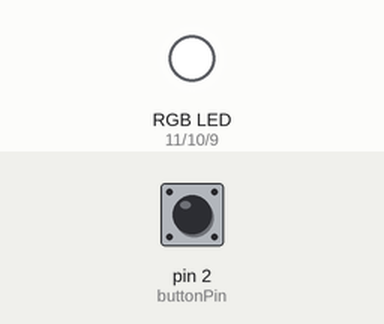
Recording of a sketch running on a simulated Arduino Uno, built with avr-gcc and run on an emulated ATmega328P. Shown: an RGB LED mixed from three pins (HIGH = lit). The inputs (shaded band) are chosen by the test bench; at power-on: pin 2 (buttonPin) LOW.

Above: at 1.2 s.
1.3 s: pin 2 (buttonPin) pulled HIGH for 0.15 s
At 2.4 s:
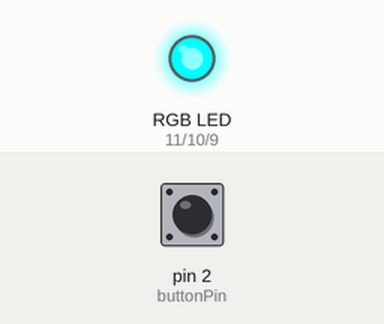
2.9 s: pin 2 (buttonPin) pulled HIGH for 1 s
At 3.6 s:
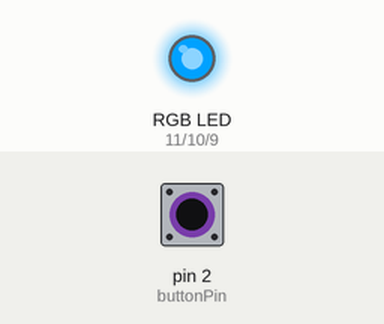
5.4 s: pin 2 (buttonPin) pulled HIGH for 0.15 s
At 6.6 s:
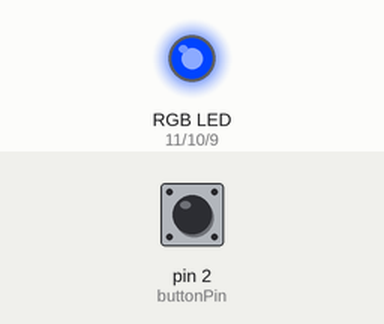
7.0 s: pin 2 (buttonPin) pulled HIGH for 3.2 s
At 8.0 s:
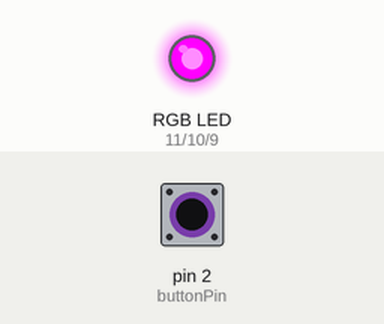
11.7 s: pin 2 (buttonPin) pulled HIGH for 0.15 s
At 12.7 s:
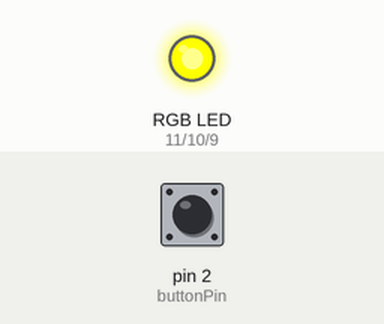
13.3 s: pin 2 (buttonPin) pulled HIGH for 1 s
At 14.0 s:
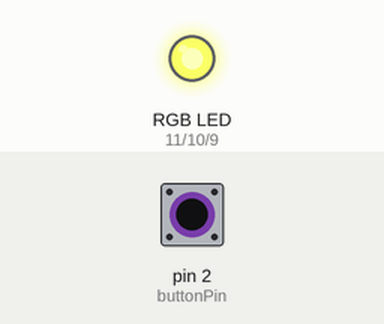
Timing chart, 0 to 16.3 s (numbered marks = the images above; inputs shaded):
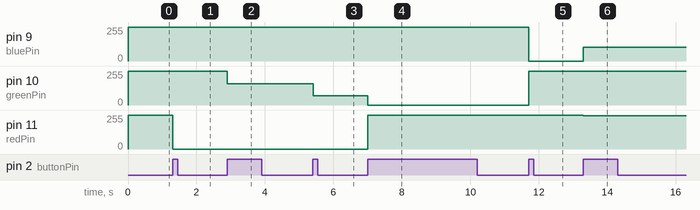

The sketch:

RGB_LED_rainbow.ino
```cpp
int redPin = 11;        //빨간색 핀. 아두이노 보드 11번 핀에 연결
int greenPin = 10;      //초록색 핀. 아두이노 보드 10번 핀에 연결
int bluePin = 9;        //파란색 핀. 아두이노 보드 9번 핀에 연결
int buttonPin = 2;      //푸시 버튼. 아두이노 보드 2번 핀에 연결

boolean currentButton = LOW;  //현재 버튼 상태
boolean lastButton = LOW;     //이전 버튼 상태
int ledMode;                  //색깔을 선택하기 위한 변수

void setup()
{
  pinMode (buttonPin, INPUT); //2번 핀 입력으로 설정
}

void loop()
{
  currentButton = debounce (lastButton);

  if (lastButton == LOW && currentButton == HIGH)
  {
    ledMode++;
  }
  lastButton = currentButton;
  ColorMode (ledMode);

  if(ledMode == 8)
  {
    ledMode = 0;
  }
}

boolean debounce (boolean push)
{
  boolean current = digitalRead (buttonPin);

  if(push != current)
  {
    delay(5);
    current = digitalRead (buttonPin);
  }
  return current;
}

void setColor (int red, int green, int blue)
{
  analogWrite(redPin, red);      //11번 핀 red설정
  analogWrite(greenPin, green);  //10번 핀 green값 설정
  analogWrite(bluePin, blue);    //9번 핀 blue값 설정
}

void ColorMode (int ledColor)
{
  if (ledColor == 1)
  {
    setColor(0,255,255);       //red
  }
  else if (ledColor == 2)
  {
    setColor(0,161,255);       //orange
  }
  else if (ledColor == 3)
  {
    setColor(0,68,255);       //yellow
  }
  else if (ledColor == 4)
  {
    setColor(255,0,255);       //green
  }
  else if (ledColor == 5)
  {
    setColor(255,255,0);       //blue
  }
  else if (ledColor == 6)
  {
    setColor(250,255,102);       //남색
  }
  else if (ledColor == 7)
  {
    setColor(160,255,0);       //보라
  }
  else
  {
    setColor(255, 255, 255);   //색 없음
  }
}
```

Measured:
- after the input at 1.3 s, pin 11 (redPin): 255/255 → 0/255 at once
- after the input at 2.9 s, pin 10 (greenPin): 255/255 → 161/255 at once
- after the input at 5.4 s, pin 10 (greenPin): 161/255 → 68/255 at once
- after the input at 7.0 s, pin 10 (greenPin): 68/255 → 0/255 at once; pin 11 (redPin): 0/255 → 255/255 at once
- after the input at 11.7 s, pin 9 (bluePin): 255/255 → 0/255 at once; pin 10 (greenPin): 0/255 → 255/255 at once
- after the input at 13.3 s, pin 9 (bluePin): 0/255 → 102/255 at once; pin 11 (redPin): 255/255 → 250/255 at once
